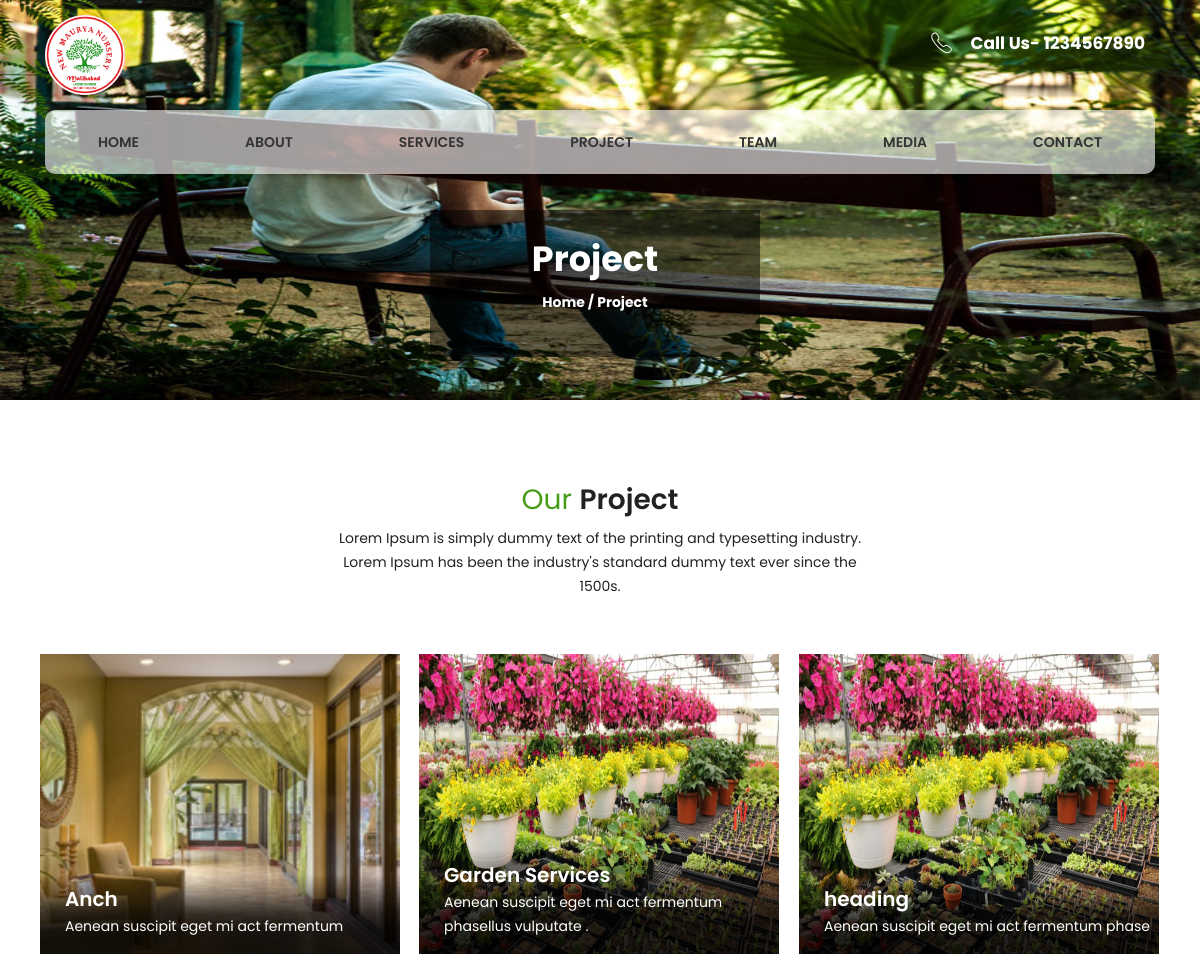
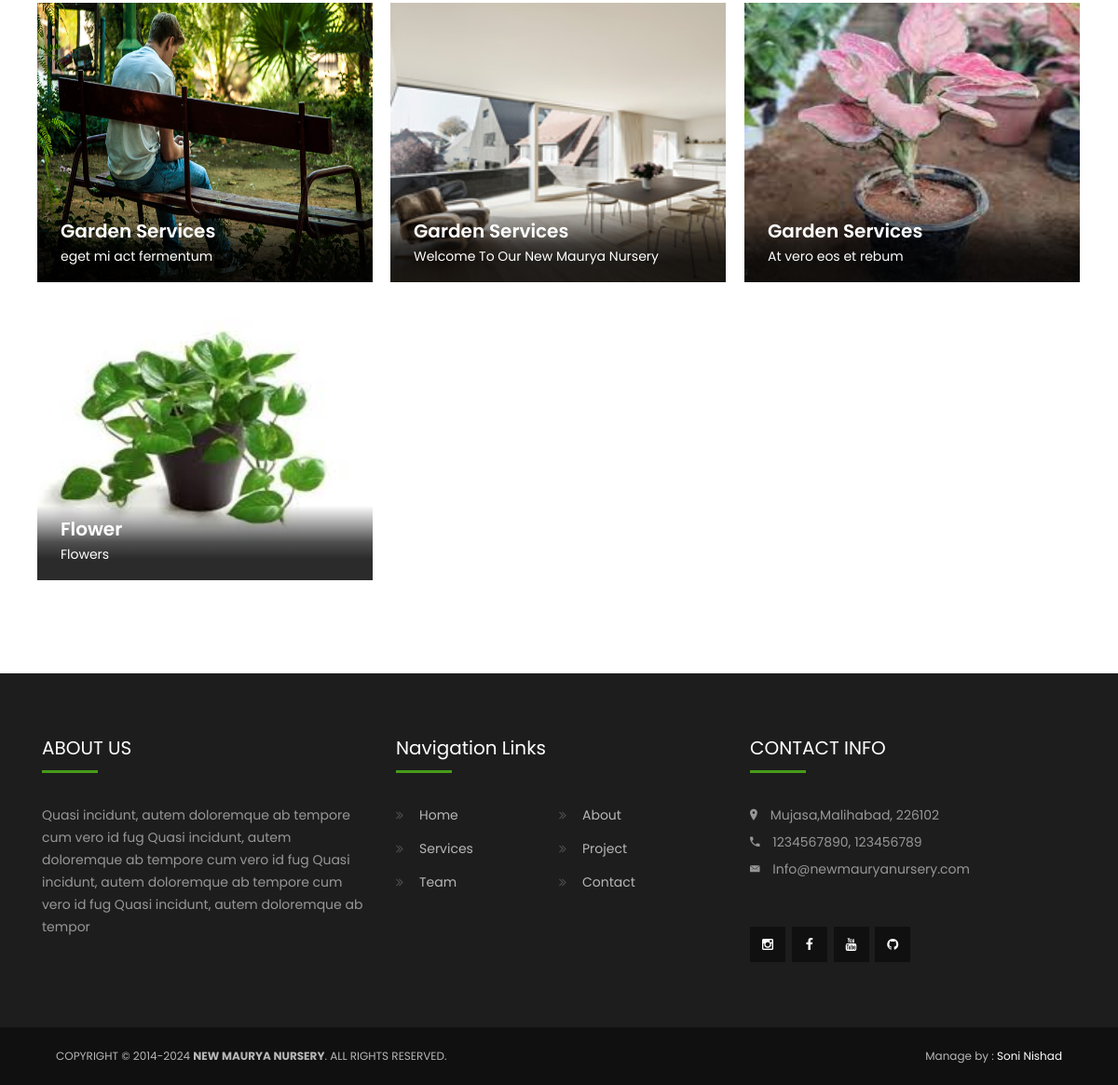
/project.php, run on the app's committed database (2 pictures, top to bottom).
### tables this page shows
CREATE TABLE `logo` (
  `id` int(11) NOT NULL,
  `image` varchar(1000) NOT NULL
);

CREATE TABLE `header` (
  `id` int(11) NOT NULL,
  `address` varchar(1000) NOT NULL,
  `email` varchar(50) NOT NULL,
  `contactno` varchar(13) NOT NULL,
  `contactinfo` varchar(13) NOT NULL,
  `social_media` varchar(2000) NOT NULL
);

CREATE TABLE `background` (
  `id` int(11) NOT NULL,
  `image` varchar(2000) NOT NULL
);

CREATE TABLE `project` (
  `id` int(11) NOT NULL,
  `image` varchar(1000) NOT NULL,
  `heading` text NOT NULL,
  `title` text NOT NULL,
  `description` longtext NOT NULL,
  `url` varchar(225) NOT NULL,
  `created_date` date NOT NULL,
  `updated_date` date NOT NULL
);

CREATE TABLE `footer` (
  `id` int(11) NOT NULL,
  `about` varchar(225) NOT NULL
);

CREATE TABLE `social_media` (
  `id` int(11) NOT NULL,
  `icons` varchar(225) NOT NULL,
  `url` varchar(225) NOT NULL
);

### project.php (the view, shortened to what this page needs)
<!DOCTYPE html>
<html lang="en">
<head>
    <?php
                    include ('connection.php');
                ?>
    <link href="assets/css/bootstrap.min.css" rel="stylesheet" type="text/css">
    <link href="assets/css/owl.carousel.css" rel="stylesheet" type="text/css">
    <link href="assets/css/font-awesome.css" rel="stylesheet" type="text/css">
    <link href="assets/css/ionicons.css" rel="stylesheet" type="text/css">
    <link href="assets/css/flaticon.css" rel="stylesheet" type="text/css">
    <link href="assets/css/simple-line-icons.css" rel="stylesheet" type="text/css">
    <link href="assets/css/jquery-ui.min.css" type="text/css" rel="stylesheet">
    <link href="assets/css/jquery.fancybox.css" rel="stylesheet" type="text/css">
    <link href="assets/css/settings.css" type="text/css" rel="stylesheet" media="screen">
    <link href="assets/css/layers.css" type="text/css" rel="stylesheet" media="screen">
    <link href="assets/css/style.css" type="text/css" rel="stylesheet">
    <link href="assets/css/index.css" type="text/css" rel="stylesheet">
    <link href="assets/css/header.css" type="text/css" rel="stylesheet">
    <link href="assets/css/footer.css" type="text/css" rel="stylesheet">
    <link href="assets/css/index1.css" type="text/css" rel="stylesheet">
    <link href="assets/css/header1.css" type="text/css" rel="stylesheet">
    <link href="assets/css/footer1.css" type="text/css" rel="stylesheet">
    <link href="assets/css/theme-color/default.css" rel="stylesheet" type="text/css" id="theme-color" />
</head>
<body>
    <header id="header" class="header">
        <div class="nav-wrap">
            <div class="container">
                <div class="top_info ptb-15">
                    <div class="row d-flex justify-content-between">
                        <div class="col-md-3">
                            <div class="logo">
                                <?php
                $query="select * from logo";
                $result=mysqli_query($conn,$query);
                $row=mysqli_fetch_assoc($result)
                ?>
                                <img src="upload/<?php echo $row['image']; ?>" alt="Logo" height="80px" width="80px">
                            </div>
                        </div>
                        <div class="col-md-5 d-flex aling-items-center">
                            <div class="call_now">
                                <?php
                $query="select * from header";
                $result=mysqli_query($conn,$query);
                $row=mysqli_fetch_assoc($result)
                ?>
                                <i class="ion-ios-telephone-outline"></i>
                                <span> <a href="#">Call Us- <?php echo $row['contactno']?></a></span>
                            </div>
                        </div>
                    </div>
                </div>
                <div class="row">
                    <div class="col-md-12 nav-bg">
                        <div class="nav_bg_color">
                            <nav class="navigation">
                                <ul class="mobile-menu d-md-flex justify-content-around">
                                    <li>
                                        <a href="index">Home</a><i class="ion-ios-plus-empty hidden-md-up"></i>
                                    </li>
                                    <li>
                                        <a href="about">About</a><i class="ion-ios-plus-empty hidden-md-up"></i>
                                    </li>
                                    <li>
                                        <a href="services">Services</a><i class="ion-ios-plus-empty hidden-md-up"></i>
                                    </li>
                                    <li>
                                        <a href="project">Project</a><i class="ion-ios-plus-empty hidden-md-up"></i>
                                    </li>
                                    <li>
                                        <a href="team">Team</a><i class="ion-ios-plus-empty hidden-md-up"></i>
                                    </li>
                                    <li>
                                        <a href="media">Media</a><i class="ion-ios-plus-empty hidden-md-up"></i>
                                    </li>
                                    <li>
                                        <a href="contact">Contact</a><i class="ion-ios-plus-empty hidden-md-up"></i>
                                    </li>
                                </ul>
                            </nav>
                        </div>
                    </div>
                </div>
            </div>
        </div>
    </header>
    <body>
        <div class="box  ">
            <?php
                $query="select * from background";
                $result=mysqli_query($conn,$query);
                $row=mysqli_fetch_assoc($result)
                ?>
            <img src="upload/<?php echo $row['image']; ?>" alt="" height="400px" width="100%">
            <div class="div title_row light-color" style="margin-top:-220px;">
                <h1 style="width:330px;height:147px; padding-top:30px; background:rgba(0, 0, 0, .5);">
                    <span>Project</span>
                    <div class="page-breadcrumb mt-3" style="font-size:14px;background:transparent;z-index:-1;">
                        <a>Home </a>/ <span style="color:white;">Project</span>
                    </div>
                </h1>
            </div>
        </div>
        <section id="work" class="padding ptb-xs-40">
            <div class="container">
                <div class="row text-center">
                    <div class="col-lg-6 offset-lg-3 mb-30">
                        <div class="heading-box">
                            <h2><span>Our </span> Project</h2>
                            <p>Lorem Ipsum is simply dummy text of the printing and typesetting industry. Lorem Ipsum
                                has
                                been the industry's standard dummy text ever since the 1500s.</p>
                        </div>
                    </div>
                </div>
                <div class="row container-grid nf-col-3">
                    <?php
                $query="select * from project";
                $result=mysqli_query($conn,$query);
                while($row=mysqli_fetch_assoc($result))
                {
                ?>
                    <div class="nf-item branding coffee spacing">
                        <div class="item-box">
                            <a> <img src="upload/<?php echo $row['image'];?>" class="item-container"
                                    style="height: 300px;"> </a>
                            <div class="gallery-heading">
                                <h4><a href="#"><?php echo $row['heading'];?></a></h4>
                                <p class="justifier"><?php echo $row['title'];?></p>
                            </div>
                        </div>
                    </div>
                    <?php
                }
                 ?>
                </div>
            </div>
        </section>
        <footer id="footer">
            <div id="footer-widgets" class="container style-1">
                <div class="row">
                    <div class="col-lg-4">
                        <div class="widget widget_text">
                            <h2 class="widget-title"><span>ABOUT US</span></h2>
                            <div class="textwidget">
                                <?php
                                $query="select * from footer";
                                $result=mysqli_query($conn,$query);
                                $row=mysqli_fetch_assoc($result)
                                ?>
                                <p class="justifier">
                                    <?php echo $row['about'] ?>
                                </p>
                            </div>
                        </div>
                    </div>
                    <div class="col-lg-4">
                        <div class="widget widget_links">
                            <h2 class="widget-title"><span>Navigation Links</span></h2>
                            <ul class="wprt-links clearfix col2">
                                <li>
                                    <a href="index">Home</a>
                                </li>
                                <li>
                                    <a href="about">About</a>
                                </li>
                                <li>
                                    <a href="services">Services</a>
                                </li>
                                <li>
                                    <a href="project">Project</a>
                                </li>
                                <li>
                                    <a href="team">Team</a>
                                </li>
                                <li>
                                    <a href="contact">Contact</a>
                                </li>
                            </ul>
                        </div>
                    </div>
                    <div class="col-lg-4">
                        <div class="widget widget_information">
                            <h2 class="widget-title"><span>CONTACT INFO</span></h2>
                            <?php
                        $query="select * from header";
                        $result=mysqli_query($conn,$query);
                        $row=mysqli_fetch_assoc($result)
                        ?>
                            <ul>
                                <li class="address clearfix">
                                    <span class="icon ion-ios-location"></span>
                                    <span
                                        style="padding-bottom:3px;margin-left:10px"><?php echo $row['address']; ?></span>
                                </li>
                                <li class="phone clearfix">
                                <span class="icon ion-android-call"></span>
                                <span style="padding-bottom:3px;margin-left:10px"><?php echo $row['contactno']; ?>,  <?php echo $row['contactinfo']; ?></span>
                            </li>
                                <li class="email clearfix">
                                    <span class="icon ion-ios-email"></span>
                                    <span style="margin-left:10px"><?php echo $row['email']; ?></span>
                                </li>
                            </ul>
                        </div>
                        <div class="widget widget_socials">
                            <?php
                        $query="select * from social_media";
                        $result=mysqli_query($conn,$query);
                        while($row=mysqli_fetch_assoc($result))
                        {
                        ?>
                            <div class="socials" style="display:inline">
                                <a target="_blank" href="<?php echo $row['url'];?>"><i
                                        class="<?php echo $row['icons'];?>"></i></a>
                            </div>
                            <?php
                        }
                        ?>
                        </div>
                    </div>
                </div>
            </div>
            <div id="bottom" class="clearfix style-1">
                <div id="bottom-bar-inner" class="wprt-container">
                    <div class="bottom-bar-inner-wrap">
                        <div class="bottom-bar-content">
                            <div id="copyright">
                                Copyright &copy; 2014-
                                <a><b>New Maurya Nursery</b></a>.
                                All Rights Reserved.
                            </div>
                        </div>
                    <div class="bottom-bar-menu">
                        Manage by :
                        <a href="#" target="_blank"><span style="color:white;">Soni Nishad</span></a>
                    </div>
                    </div>
                </div>
            </div>
        </footer>
    </body>
</html>

### data on the page
logo: image (picture)
header: contactno "1234567890", address "Mujasa,Malihabad, 226102", contactinfo "123456789", email "Info@newmauryanursery.com"
background: image (picture)
project: image (picture), heading "Anch", title "Aenean suscipit eget mi act fermentum"
project: image (picture), heading "Garden Services", title "Aenean suscipit eget mi act fermentum phasellus vulputate ."
project: image (picture), heading "heading", title "Aenean suscipit eget mi act fermentum phase"
project: image (picture), heading "Garden Services", title "eget mi act fermentum"
project: image (picture), heading "Garden Services", title "Welcome To Our New Maurya Nursery"
project: image (picture), heading "Garden Services", title "At vero eos et rebum"
project: image (picture), heading "Flower", title "Flowers"
footer: about "Quasi incidunt, autem doloremque ab tempore cum vero id fug Quasi incidunt, autem doloremque ab tempore cum vero id fug Quasi incidunt, autem doloremque ab tempore cum vero id fug Quasi incidunt, autem doloremque ab tempor"
